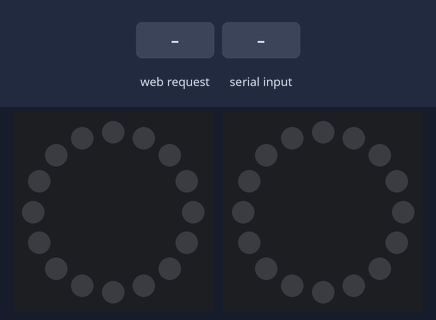
A sketch run on a simulated ESP32. Shown: 2 × 16 RGB LEDs in a ring, first at the top, clockwise. The inputs (shaded band) are chosen by the test bench. Dim RGB values are drawn brighter than linear; WiFi joins after 1.5 s; servers stay silent unless stated; what the sketch prints to the serial monitor is not drawn.

Above: at 2.7 s.
2.8 s: HTTP request GET /command?cmd=TEST received
At 2.95 s:
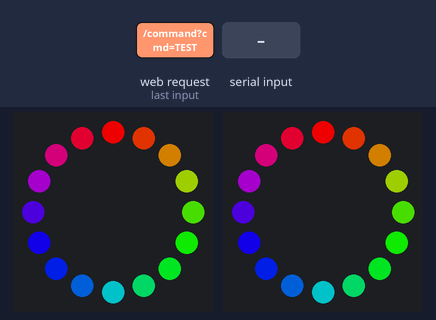
5.2 s: "TEST\n" received over Serial
At 5.98 s:
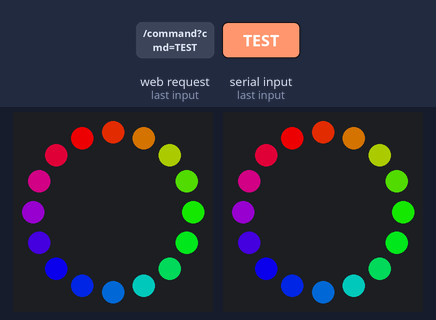
7.9 s: HTTP request GET /command?cmd=OFF received
At 9.3 s:
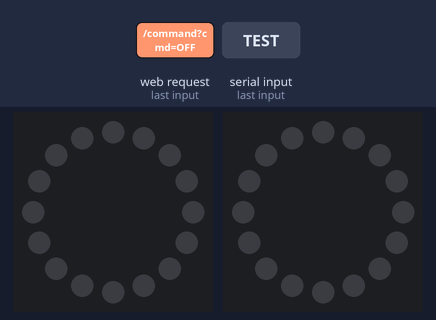
10.0 s: "ON\n" received over Serial
At 11.1 s:
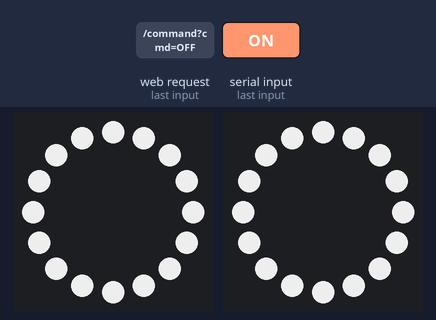
11.5 s: "BRIGHT:90\n" received over Serial
13.0 s: "BRIGHT:\n" received over Serial
At 13.4 s:
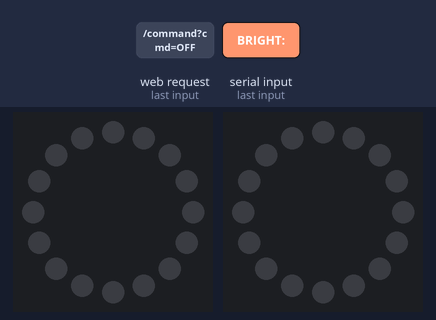
Timing chart, 0 to 15.5 s (numbered marks = the images above; inputs shaded):
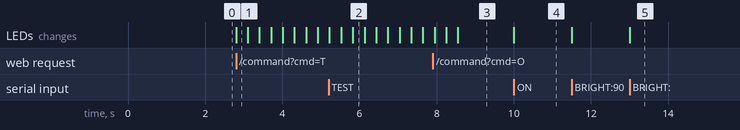

Measured:
- after the input at 2.8 s, the LEDs: change at once (image 1)
- after the input at 7.9 s, the LEDs: first differ from a run without the input after 0.65 s (image 3)
- after the input at 10.0 s, the LEDs: change at once (image 4)
- after the input at 13.0 s, the LEDs: change at once (image 5)

The sketch:

lighting_controller.ino
```cpp
/*
 * NEXUS Card Scanner - Lighting Controller
 * Dual NeoPixel Ring (16 LEDs each) for consistent card illumination
 *
 * Hardware:
 * - 2x NeoPixel Ring 16 LEDs
 * - ESP32 DevKit
 * - 5V Power Supply (3A+ recommended for 32 LEDs at full brightness)
 *
 * Connections:
 * - Ring 1 Data Pin -> ESP32 GPIO 16
 * - Ring 2 Data Pin -> ESP32 GPIO 17
 * - Both Rings 5V -> External 5V Power Supply
 * - Both Rings GND -> Common Ground (ESP32 + Power Supply)
 *
 * Control via:
 * - Serial (115200 baud)
 * - WiFi HTTP API (http://ESP32_IP/command?cmd=ON)
 *
 * Commands:
 * - "ON" - Turn on both rings (white, full brightness)
 * - "OFF" - Turn off both rings
 * - "BRIGHT:X" - Set brightness (0-255)
 * - "COLOR:R,G,B" - Set color (e.g., "COLOR:255,255,255" for white)
 * - "TEMP:X" - Set color temperature (2700-6500K)
 * - "TEST" - Run test pattern (rainbow)
 * - "STATUS" - Print current settings
 */

#include <Adafruit_NeoPixel.h>
#include <WiFi.h>
#include <WebServer.h>

// WiFi credentials (change these!)
const char* ssid = "YOUR_WIFI_SSID";
const char* password = "YOUR_WIFI_PASSWORD";

// Web server on port 80
WebServer server(80);

// Pin definitions (ESP32 GPIO)
#define RING1_PIN 16
#define RING2_PIN 17
#define LEDS_PER_RING 16

// Create NeoPixel objects
Adafruit_NeoPixel ring1(LEDS_PER_RING, RING1_PIN, NEO_GRB + NEO_KHZ800);
Adafruit_NeoPixel ring2(LEDS_PER_RING, RING2_PIN, NEO_GRB + NEO_KHZ800);

// Lighting state
bool lightsOn = false;
uint8_t brightness = 200;  // Default 78% brightness (prevents overexposure)
uint8_t red = 255;
uint8_t green = 255;
uint8_t blue = 255;
uint16_t colorTemp = 5000;  // Default 5000K (neutral white for accurate colors)

String inputString = "";
boolean stringComplete = false;

void setup() {
  Serial.begin(115200);

  // Initialize NeoPixel rings
  ring1.begin();
  ring2.begin();

  // Set initial brightness
  ring1.setBrightness(brightness);
  ring2.setBrightness(brightness);

  // Turn off all LEDs
  ring1.clear();
  ring2.clear();
  ring1.show();
  ring2.show();

  Serial.println("NEXUS Lighting Controller - ESP32");
  Serial.println("Connecting to WiFi...");

  // Connect to WiFi
  WiFi.begin(ssid, password);
  while (WiFi.status() != WL_CONNECTED) {
    delay(500);
    Serial.print(".");
  }

  Serial.println("\nWiFi connected!");
  Serial.print("IP address: ");
  Serial.println(WiFi.localIP());

  // Setup HTTP endpoints
  server.on("/", handleRoot);
  server.on("/command", handleCommand);
  server.on("/status", handleStatus);
  server.onNotFound(handleNotFound);

  server.begin();
  Serial.println("HTTP server started");
  Serial.println("Commands: ON, OFF, BRIGHT:X, COLOR:R,G,B, TEMP:X, TEST, STATUS");

  inputString.reserve(64);
}

void loop() {
  // Handle HTTP requests
  server.handleClient();

  // Check for serial commands
  if (stringComplete) {
    processCommand(inputString);
    inputString = "";
    stringComplete = false;
  }
}

// HTTP Handlers
void handleRoot() {
  String html = "<html><body><h1>NEXUS Lighting Controller</h1>";
  html += "<p>Status: " + String(lightsOn ? "ON" : "OFF") + "</p>";
  html += "<p>Brightness: " + String(brightness) + "</p>";
  html += "<p>Color: RGB(" + String(red) + "," + String(green) + "," + String(blue) + ")</p>";
  html += "<p>Temp: " + String(colorTemp) + "K</p>";
  html += "<h3>Quick Commands:</h3>";
  html += "<a href='/command?cmd=ON'><button>Turn ON</button></a> ";
  html += "<a href='/command?cmd=OFF'><button>Turn OFF</button></a><br><br>";
  html += "<a href='/command?cmd=TEST'><button>Run Test</button></a> ";
  html += "<a href='/status'><button>Get Status</button></a>";
  html += "</body></html>";
  server.send(200, "text/html", html);
}

void handleCommand() {
  if (server.hasArg("cmd")) {
    String cmd = server.arg("cmd");
    cmd.toUpperCase();

    String response = processCommandHTTP(cmd);
    server.send(200, "text/plain", response);
  } else {
    server.send(400, "text/plain", "ERROR:MISSING_CMD_PARAMETER");
  }
}

void handleStatus() {
  String status = "{";
  status += "\"lights\":\"" + String(lightsOn ? "ON" : "OFF") + "\",";
  status += "\"brightness\":" + String(brightness) + ",";
  status += "\"color\":{\"r\":" + String(red) + ",\"g\":" + String(green) + ",\"b\":" + String(blue) + "},";
  status += "\"temp\":" + String(colorTemp) + ",";
  status += "\"ip\":\"" + WiFi.localIP().toString() + "\"";
  status += "}";
  server.send(200, "application/json", status);
}

void handleNotFound() {
  server.send(404, "text/plain", "ERROR:NOT_FOUND");
}

void serialEvent() {
  while (Serial.available()) {
    char inChar = (char)Serial.read();
    if (inChar == '\n') {
      stringComplete = true;
    } else {
      inputString += inChar;
    }
  }
}

void processCommand(String command) {
  String response = processCommandHTTP(command);
  Serial.println(response);
}

String processCommandHTTP(String command) {
  command.trim();
  command.toUpperCase();

  if (command == "ON") {
    lightsOn = true;
    setColor(red, green, blue);
    return "OK:LIGHTS_ON";

  } else if (command == "OFF") {
    lightsOn = false;
    ring1.clear();
    ring2.clear();
    ring1.show();
    ring2.show();
    return "OK:LIGHTS_OFF";

  } else if (command.startsWith("BRIGHT:")) {
    int newBrightness = command.substring(7).toInt();
    if (newBrightness >= 0 && newBrightness <= 255) {
      brightness = newBrightness;
      ring1.setBrightness(brightness);
      ring2.setBrightness(brightness);
      if (lightsOn) {
        setColor(red, green, blue);
      }
      return "OK:BRIGHTNESS_" + String(brightness);
    } else {
      return "ERROR:BRIGHTNESS_OUT_OF_RANGE";
    }

  } else if (command.startsWith("COLOR:")) {
    String colorStr = command.substring(6);
    int comma1 = colorStr.indexOf(',');
    int comma2 = colorStr.lastIndexOf(',');

    if (comma1 > 0 && comma2 > comma1) {
      red = colorStr.substring(0, comma1).toInt();
      green = colorStr.substring(comma1 + 1, comma2).toInt();
      blue = colorStr.substring(comma2 + 1).toInt();

      if (lightsOn) {
        setColor(red, green, blue);
      }
      return "OK:COLOR_" + String(red) + "," + String(green) + "," + String(blue);
    } else {
      return "ERROR:INVALID_COLOR_FORMAT";
    }

  } else if (command.startsWith("TEMP:")) {
    int newTemp = command.substring(5).toInt();
    if (newTemp >= 2700 && newTemp <= 6500) {
      colorTemp = newTemp;
      tempToRGB(colorTemp, red, green, blue);
      if (lightsOn) {
        setColor(red, green, blue);
      }
      return "OK:TEMP_" + String(colorTemp) + "K (RGB:" + String(red) + "," + String(green) + "," + String(blue) + ")";
    } else {
      return "ERROR:TEMP_OUT_OF_RANGE (2700-6500K)";
    }

  } else if (command == "TEST") {
    runTestPattern();
    return "OK:TEST_COMPLETE";

  } else if (command == "STATUS") {
    String status = "STATUS:";
    status += lightsOn ? "ON" : "OFF";
    status += ",BRIGHT:" + String(brightness);
    status += ",COLOR:" + String(red) + "," + String(green) + "," + String(blue);
    status += ",TEMP:" + String(colorTemp) + "K";
    return status;

  } else {
    return "ERROR:UNKNOWN_COMMAND";
  }
}

void setColor(uint8_t r, uint8_t g, uint8_t b) {
  uint32_t color = ring1.Color(r, g, b);

  // Set all LEDs on both rings to the same color
  for (int i = 0; i < LEDS_PER_RING; i++) {
    ring1.setPixelColor(i, color);
    ring2.setPixelColor(i, color);
  }

  ring1.show();
  ring2.show();
}

void tempToRGB(uint16_t kelvin, uint8_t &r, uint8_t &g, uint8_t &b) {
  // Simplified color temperature to RGB conversion
  // Based on: http://www.tannerhelland.com/4435/convert-temperature-rgb-algorithm-code/

  float temp = kelvin / 100.0;

  // Calculate Red
  if (temp <= 66) {
    r = 255;
  } else {
    float redCalc = temp - 60;
    redCalc = 329.698727446 * pow(redCalc, -0.1332047592);
    r = constrain(redCalc, 0, 255);
  }

  // Calculate Green
  if (temp <= 66) {
    float greenCalc = temp;
    greenCalc = 99.4708025861 * log(greenCalc) - 161.1195681661;
    g = constrain(greenCalc, 0, 255);
  } else {
    float greenCalc = temp - 60;
    greenCalc = 288.1221695283 * pow(greenCalc, -0.0755148492);
    g = constrain(greenCalc, 0, 255);
  }

  // Calculate Blue
  if (temp >= 66) {
    b = 255;
  } else if (temp <= 19) {
    b = 0;
  } else {
    float blueCalc = temp - 10;
    blueCalc = 138.5177312231 * log(blueCalc) - 305.0447927307;
    b = constrain(blueCalc, 0, 255);
  }
}

void runTestPattern() {
  Serial.println("TEST:RAINBOW_START");

  for (int j = 0; j < 256; j++) {
    for (int i = 0; i < LEDS_PER_RING; i++) {
      uint32_t color = Wheel((i * 256 / LEDS_PER_RING + j) & 255);
      ring1.setPixelColor(i, color);
      ring2.setPixelColor(i, color);
    }
    ring1.show();
    ring2.show();
    delay(10);
  }

  // Return to white
  setColor(255, 255, 255);
  Serial.println("TEST:RAINBOW_END");
}

// Input a value 0 to 255 to get a color value (for rainbow effect)
uint32_t Wheel(byte WheelPos) {
  WheelPos = 255 - WheelPos;
  if (WheelPos < 85) {
    return ring1.Color(255 - WheelPos * 3, 0, WheelPos * 3);
  }
  if (WheelPos < 170) {
    WheelPos -= 85;
    return ring1.Color(0, WheelPos * 3, 255 - WheelPos * 3);
  }
  WheelPos -= 170;
  return ring1.Color(WheelPos * 3, 255 - WheelPos * 3, 0);
}
```
